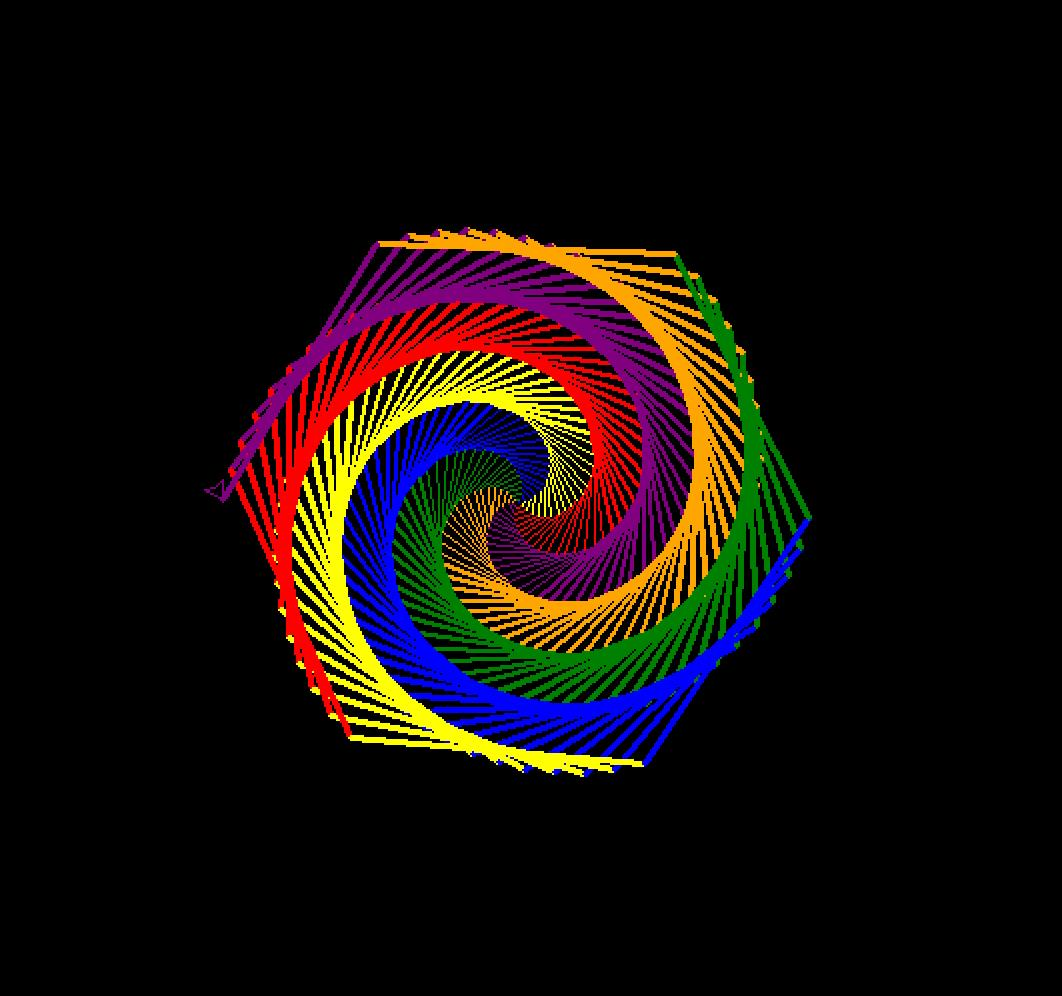

Python code for this plot:

#haonan
import turtle
turtle.screensize(800,800,"black")
turtle.pensize(2)

for i in range(300):
    if i<100:
        turtle.pensize(1)
    elif i<200:
        turtle.pensize(2)
    else:
        turtle.pensize(3)

        
    if i%6==0:
        turtle.pencolor("red")
    elif i%6==1:
        turtle.pencolor("yellow")
    elif i%6==2:
        turtle.pencolor("blue")
    elif i%6==3:
        turtle.pencolor("green")
    elif i%6==4:
        turtle.pencolor("orange")
    else:
        turtle.pencolor("purple")
    turtle.fd(i/2)
    turtle.left(61)


turtle.done()
